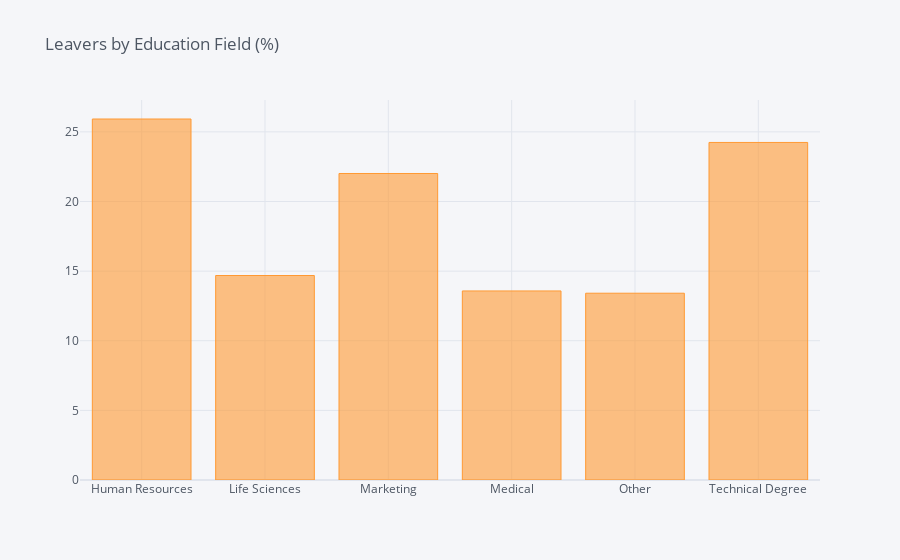

The notebook cell this image was saved under:
### Code cell
df_EdField = pd.DataFrame(columns=["Field", "% of Leavers"])
i=0

for field in list(df['EducationField'].unique()):
    ratio = df[(df['EducationField']==field)&(df['Attrition']=="Yes")].shape[0] / df[df['EducationField']==field].shape[0]
    df_EdField.loc[i] = (field, ratio*100)
    i += 1
    
df_EF = df_EdField.groupby(by="Field").sum()
df_EF.iplot(kind='bar',title='Leavers by Education Field (%)')

### Figure 1 — Plotly figure (JSON) as saved in the notebook; plotly's stock layout.template omitted (floating-point values rounded to 4 significant figures)
{"data": [{"marker": {"color": "rgba(255, 153, 51, 0.6)", "line": {"color": "rgba(255, 153, 51, 1.0)", "width": 1}}, "name": "% of Leavers", "orientation": "v", "text": "", "type": "bar", "x": ["Human Resources", "Life Sciences", "Marketing", "Medical", "Other", "Technical Degree"], "y": [25.93, 14.69, 22.01, 13.58, 13.41, 24.24]}], "layout": {"autosize": true, "legend": {"bgcolor": "#F5F6F9", "font": {"color": "#4D5663"}}, "paper_bgcolor": "#F5F6F9", "plot_bgcolor": "#F5F6F9", "title": {"font": {"color": "#4D5663"}, "text": "Leavers by Education Field (%)"}, "xaxis": {"autorange": true, "gridcolor": "#E1E5ED", "range": [-0.5, 5.5], "showgrid": true, "tickfont": {"color": "#4D5663"}, "title": {"font": {"color": "#4D5663"}, "text": ""}, "type": "category", "zerolinecolor": "#E1E5ED"}, "yaxis": {"autorange": true, "gridcolor": "#E1E5ED", "range": [0, 27.29], "showgrid": true, "tickfont": {"color": "#4D5663"}, "title": {"font": {"color": "#4D5663"}, "text": ""}, "type": "linear", "zerolinecolor": "#E1E5ED"}}}
